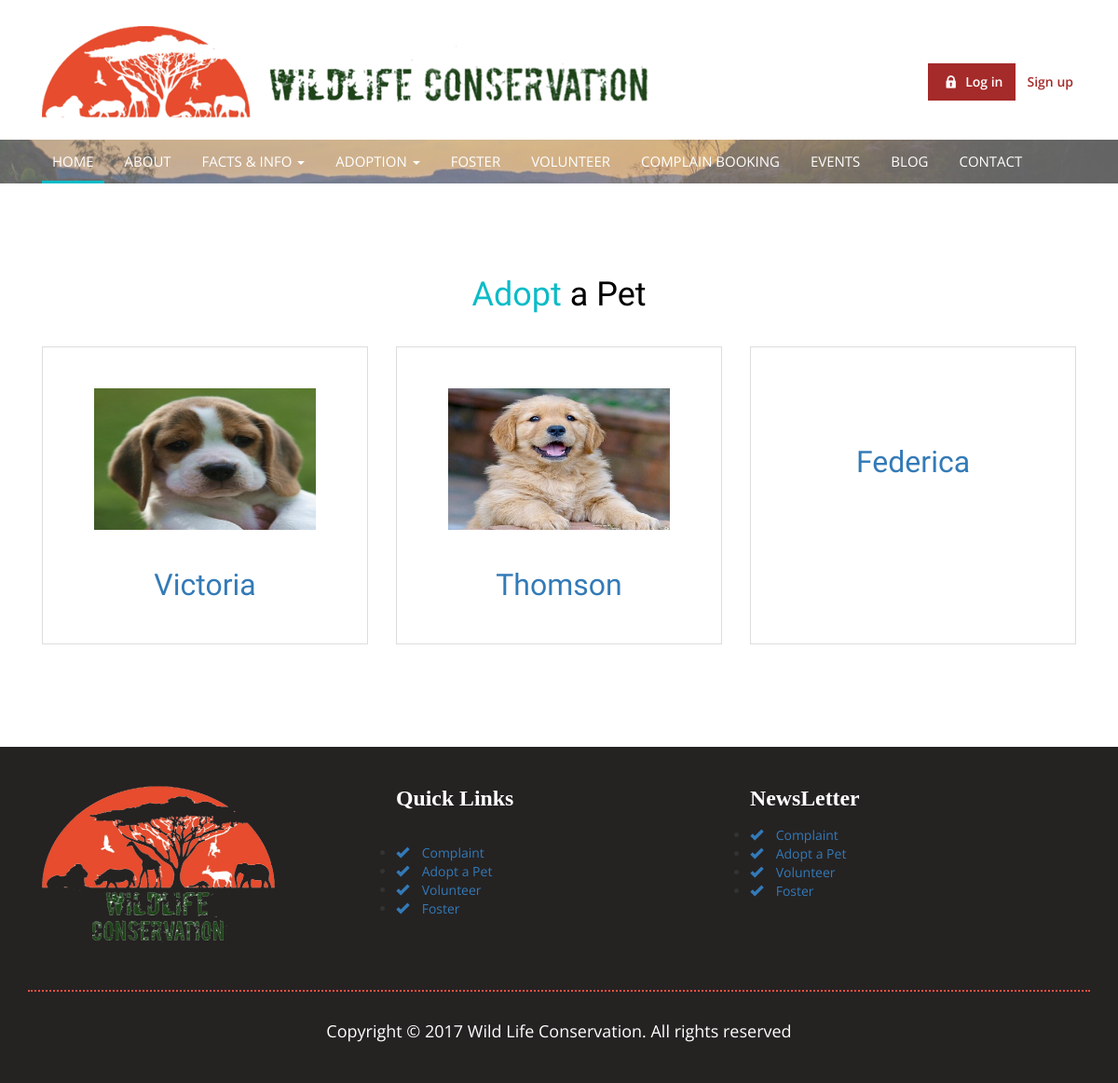
Screenshot of /adopt.php with the database file from the repository.
### tables this page shows
CREATE TABLE `wnc_animal` (
  `animal_id` int(5) NOT NULL,
  `animal_name` varchar(255) NOT NULL,
  `animal_category` varchar(50) NOT NULL,
  `animal_breed` varchar(50) NOT NULL,
  `animal_age` int(5) NOT NULL,
  `animal_color` varchar(30) NOT NULL,
  `animal_image` longtext NOT NULL,
  `animal_des` longtext NOT NULL,
  `animal_placefound` varchar(30) NOT NULL,
  `animal_adopt` enum('1','2') NOT NULL DEFAULT '1',
  `animal_status` enum('1','2') NOT NULL DEFAULT '1'
);

### access.php (called while the page is built, shortened)
<?php require_once 'dbfunction.php';
$qury= new cashfunct();
	?>

### dbfunction.php (called while the page is built, shortened)
<?php session_start();
class cashfunct{
	var $error_msg = [];
	function selectr($fields,$table,$condition="")
	{
		try{
		$resultset = array();
	$q = mysql_query("select $fields from $table $condition");
	while($r = mysql_fetch_array($q))
	{
		@$resultset[] = $r;
	}
	return $resultset;
	}
	catch(Exception $e){
		array_push($this->error_msg,$e->getMessage());
		return false;
	}
	}
}
?>

### adopt.php (the view, shortened to what this page needs)
<!DOCTYPE html>
<html>
<head>
<link href="css/bootstrap.css" rel="stylesheet" type="text/css" media="all" />
<link href="css/style.css" rel="stylesheet" type="text/css" media="all" />
<link href="css/animate.css" rel="stylesheet" type="text/css" media="all">
		<link rel="stylesheet" href="css/chocolat.css" type="text/css">
</head>
<body>
<?php include 'header.php';?>
<div class="team-gds">
	<div class="container">
		<h3 class="title" >Adopt <span>a Pet </span></h3>
			<div class="team-bot">
			<?php
			$fetch = $qury->selectr("*",$qury->prefix.$qury->animal_table," WHERE ".$qury->animal_table."_status='1' ");
							foreach($fetch as $fet)
							{
							echo '	<div class="col-md-4 bottom-gds ">
					<div class="bott-img">
								<div class="icon-holder">
									<span><img  src="pet/'.$fet[$qury->animal_table."_image"].'" alt=""></span>
								</div>
								<h4 class="mission"><a href="pet.php?id='.$fet[$qury->animal_table."_id"].'">'.$fet[$qury->animal_table."_name"].' </a></h4>
								<div class="description">
									<ul>
									<li>Age : '.$fet[$qury->animal_table."_age"].' </li><br/>
									<li>Breed : '.$fet[$qury->animal_table."_breed"].'</li><br/>
									</ul>
								</div>
					</div>
				</div>
							';
							}
							?>
					</div>
	</div>
</div>
<?php include 'footer.php';?>
</body>
</html>

### css/style.css (style rules this page uses)
html, body { margin:0; background: #fff; font-family: 'Open Sans', sans-serif; }
h4, h5, h6, h1, h2, h3 { margin: 0; font-family: 'Acme', sans-serif; }
body a { transition: 0.5s all; -webkit-transition: 0.5s all; -o-transition: 0.5s all; -moz-transition: 0.5s all; -ms-transition: 0.5s all; text-decoration:none; }
h3.title { text-align:center; font-size:36px; color:#0cbbc8; margin-bottom:25px; }
h3.title span { color:#000; }
.bott-img { width: 100%; height: 320px; margin: 10px 0; text-align: center; border: 1px solid #ddd; -webkit-transition: all 0.3s ease; transition: all 0.3s ease; }
.bott-img .icon-holder { position: relative; top: 44px; display: inline-block; margin-bottom: 29px; -webkit-transition: all 0.3s ease; transition: all 0.3s ease; }
.bott-img .mission { position: relative; top: 57px; -webkit-transition: all 600ms cubic-bezier(0.68, -0.55, 0.265, 1.55); transition: all 600ms cubic-bezier(0.68, -0.55, 0.265, 1.55); color: #D4AF37; font-size: 32px; }
.icon-holder span img { width: auto; height: 152px; }
.team-gds { background: #fff; padding: 100px 0; }
.team-bot { margin-top:0px; }

### css/chocolat.css (style rules this page uses)
body { margin:0; padding:0; }

### rows the page displays
wnc_animal: animal_image (picture), animal_name "Victoria"
wnc_animal: animal_image (picture), animal_name "Thomson"
wnc_animal: animal_name "Federica"
